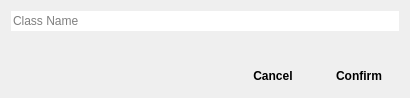
<?xml version="1.0" encoding="UTF-8"?>
<ui version="4.0">
 <class>AceClassUtility_NewClass</class>
 <widget class="QDialog" name="AceClassUtility_NewClass">
  <property name="geometry">
   <rect>
    <x>0</x>
    <y>0</y>
    <width>400</width>
    <height>98</height>
   </rect>
  </property>
  <property name="windowTitle">
   <string>Ace Class Utility - New Class</string>
  </property>
  <property name="windowIcon">
   <iconset resource="../main.qrc">
    <normaloff>:/icons/icon.png</normaloff>:/icons/icon.png</iconset>
  </property>
  <layout class="QGridLayout" name="gridLayout">
   <item row="0" column="0">
    <widget class="QLineEdit" name="classNameEdit">
     <property name="frame">
      <bool>false</bool>
     </property>
     <property name="placeholderText">
      <string>Class Name</string>
     </property>
    </widget>
   </item>
   <item row="2" column="0">
    <spacer name="verticalSpacer">
     <property name="orientation">
      <enum>Qt::Vertical</enum>
     </property>
     <property name="sizeHint" stdset="0">
      <size>
       <width>20</width>
       <height>40</height>
      </size>
     </property>
    </spacer>
   </item>
   <item row="3" column="0">
    <layout class="QHBoxLayout" name="bottomLayout">
     <item>
      <widget class="QLabel" name="statusLabel">
       <property name="minimumSize">
        <size>
         <width>216</width>
         <height>0</height>
        </size>
       </property>
       <property name="maximumSize">
        <size>
         <width>216</width>
         <height>16777215</height>
        </size>
       </property>
       <property name="text">
        <string/>
       </property>
       <property name="wordWrap">
        <bool>false</bool>
       </property>
      </widget>
     </item>
     <item>
      <widget class="QPushButton" name="cancelButton">
       <property name="font">
        <font>
         <weight>75</weight>
         <bold>true</bold>
        </font>
       </property>
       <property name="text">
        <string>Cancel</string>
       </property>
       <property name="icon">
        <iconset theme="cancel">
         <normaloff>.</normaloff>.</iconset>
       </property>
       <property name="flat">
        <bool>true</bool>
       </property>
      </widget>
     </item>
     <item>
      <widget class="QPushButton" name="confirmButton">
       <property name="font">
        <font>
         <weight>75</weight>
         <bold>true</bold>
        </font>
       </property>
       <property name="text">
        <string>Confirm</string>
       </property>
       <property name="icon">
        <iconset theme="dialog-ok">
         <normaloff>.</normaloff>.</iconset>
       </property>
       <property name="flat">
        <bool>true</bool>
       </property>
      </widget>
     </item>
    </layout>
   </item>
  </layout>
 </widget>
 <resources>
  <include location="../main.qrc"/>
 </resources>
 <connections/>
</ui>
